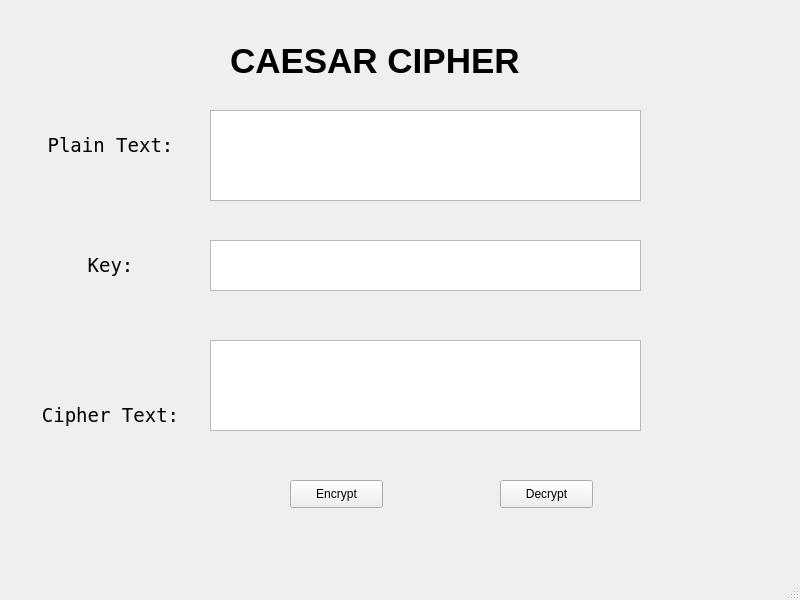
<?xml version="1.0" encoding="UTF-8"?>
<ui version="4.0">
 <class>MainWindow</class>
 <widget class="QMainWindow" name="MainWindow">
  <property name="geometry">
   <rect>
    <x>0</x>
    <y>0</y>
    <width>800</width>
    <height>600</height>
   </rect>
  </property>
  <property name="windowTitle">
   <string>MainWindow</string>
  </property>
  <widget class="QWidget" name="centralwidget">
   <widget class="QLabel" name="label">
    <property name="geometry">
     <rect>
      <x>230</x>
      <y>40</y>
      <width>391</width>
      <height>41</height>
     </rect>
    </property>
    <property name="font">
     <font>
      <pointsize>26</pointsize>
      <weight>75</weight>
      <bold>true</bold>
     </font>
    </property>
    <property name="text">
     <string>CAESAR CIPHER</string>
    </property>
    <property name="scaledContents">
     <bool>false</bool>
    </property>
    <property name="alignment">
     <set>Qt::AlignBottom|Qt::AlignLeading|Qt::AlignLeft</set>
    </property>
   </widget>
   <widget class="QLabel" name="label_2">
    <property name="geometry">
     <rect>
      <x>30</x>
      <y>130</y>
      <width>161</width>
      <height>31</height>
     </rect>
    </property>
    <property name="font">
     <font>
      <family>NSimSun</family>
      <pointsize>14</pointsize>
     </font>
    </property>
    <property name="text">
     <string>Plain Text:</string>
    </property>
    <property name="alignment">
     <set>Qt::AlignCenter</set>
    </property>
    <property name="margin">
     <number>3</number>
    </property>
    <property name="indent">
     <number>-12</number>
    </property>
   </widget>
   <widget class="QLabel" name="label_3">
    <property name="geometry">
     <rect>
      <x>30</x>
      <y>250</y>
      <width>161</width>
      <height>31</height>
     </rect>
    </property>
    <property name="font">
     <font>
      <family>NSimSun</family>
      <pointsize>14</pointsize>
     </font>
    </property>
    <property name="text">
     <string>Key:</string>
    </property>
    <property name="alignment">
     <set>Qt::AlignCenter</set>
    </property>
    <property name="margin">
     <number>3</number>
    </property>
    <property name="indent">
     <number>-12</number>
    </property>
   </widget>
   <widget class="QLabel" name="label_4">
    <property name="geometry">
     <rect>
      <x>30</x>
      <y>400</y>
      <width>161</width>
      <height>31</height>
     </rect>
    </property>
    <property name="font">
     <font>
      <family>NSimSun</family>
      <pointsize>14</pointsize>
     </font>
    </property>
    <property name="text">
     <string>Cipher Text:</string>
    </property>
    <property name="alignment">
     <set>Qt::AlignCenter</set>
    </property>
    <property name="margin">
     <number>3</number>
    </property>
    <property name="indent">
     <number>-12</number>
    </property>
   </widget>
   <widget class="QPushButton" name="pushButton">
    <property name="geometry">
     <rect>
      <x>290</x>
      <y>480</y>
      <width>93</width>
      <height>28</height>
     </rect>
    </property>
    <property name="text">
     <string>Encrypt</string>
    </property>
   </widget>
   <widget class="QPushButton" name="pushButton_2">
    <property name="geometry">
     <rect>
      <x>500</x>
      <y>480</y>
      <width>93</width>
      <height>28</height>
     </rect>
    </property>
    <property name="text">
     <string>Decrypt</string>
    </property>
   </widget>
   <widget class="QTextEdit" name="textEdit">
    <property name="geometry">
     <rect>
      <x>210</x>
      <y>110</y>
      <width>431</width>
      <height>91</height>
     </rect>
    </property>
   </widget>
   <widget class="QTextEdit" name="textEdit_2">
    <property name="geometry">
     <rect>
      <x>210</x>
      <y>240</y>
      <width>431</width>
      <height>51</height>
     </rect>
    </property>
   </widget>
   <widget class="QTextEdit" name="textEdit_3">
    <property name="geometry">
     <rect>
      <x>210</x>
      <y>340</y>
      <width>431</width>
      <height>91</height>
     </rect>
    </property>
   </widget>
  </widget>
  <widget class="QMenuBar" name="menubar">
   <property name="geometry">
    <rect>
     <x>0</x>
     <y>0</y>
     <width>800</width>
     <height>26</height>
    </rect>
   </property>
  </widget>
  <widget class="QStatusBar" name="statusbar"/>
 </widget>
 <resources/>
 <connections/>
</ui>
